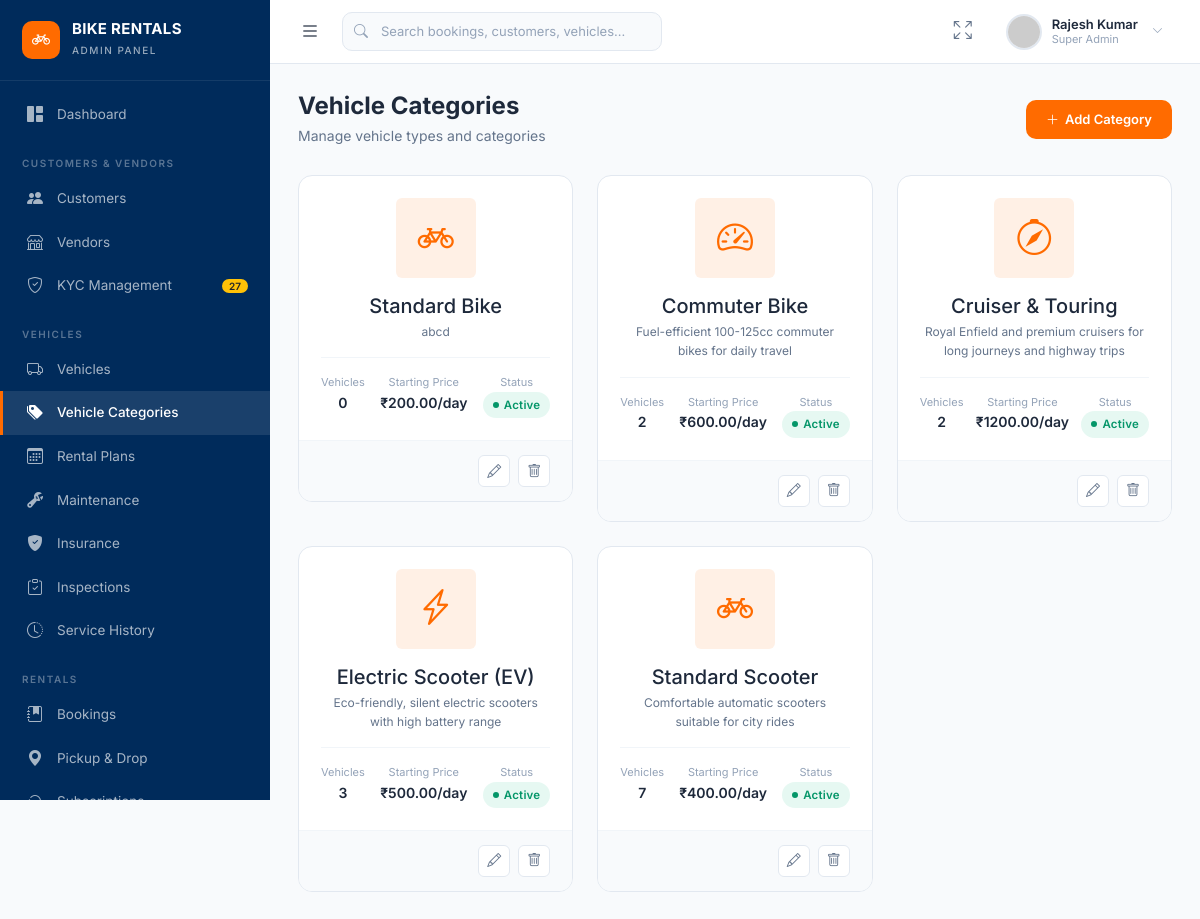
The app's page /vehicles/categories/ with its own data.
### myapp/models.py (models this page shows, shortened)
class VehicleCategory(models.Model):
    name = models.CharField(max_length=100, unique=True)
    slug = models.SlugField(max_length=100, unique=True, blank=True)
    description = models.TextField(blank=True)
    icon = models.CharField(max_length=50, default="bi-bicycle")
    image = models.URLField(blank=True, null=True)
    base_hourly_rate = models.DecimalField(max_digits=8, decimal_places=2, default=50)
    base_daily_rate = models.DecimalField(max_digits=8, decimal_places=2, default=350)
    base_weekly_rate = models.DecimalField(max_digits=8, decimal_places=2, default=2100)
    base_monthly_rate = models.DecimalField(max_digits=8, decimal_places=2, default=6500)
    deposit_amount = models.DecimalField(max_digits=8, decimal_places=2, default=1000)
    is_active = models.BooleanField(default=True)
    class Meta:
        verbose_name_plural = "Vehicle Categories"

### myapp/views.py (the view, shortened to what this page needs)
# urls.py: path('vehicles/categories/', views.vehicle_categories, name='admin_vehicle_categories'),
def vehicle_categories(request):
    categories = VehicleCategory.objects.annotate(vehicle_count=Count("vehicles"))
    return render(request, "admin/vehicles/categories.html", {"categories": categories})

### myapp/templates/admin/vehicles/categories.html (shortened to what this page needs)
{% extends "admin/base.html" %}
{% block content %}
<div class="page-header d-flex align-items-center justify-content-between flex-wrap gap-2">
    <div><h1>Vehicle Categories</h1><p>Manage vehicle types and categories</p></div>
    <div class="page-header-actions"><button class="btn-primary-custom" data-bs-toggle="modal" data-bs-target="#addCategoryModal"><i class="bi bi-plus-lg"></i> Add Category</button></div>
</div>
<div class="row g-4">
    {% for category in categories %}
    <div class="col-lg-4">
        <div class="panel-card">
            <div class="panel-card-body text-center">
                <div class="p-3 rounded mx-auto mb-3" style="width:80px;height:80px;background:var(--accent-light);display:flex;align-items:center;justify-content:center;">
                    <i class="bi {{ category.icon|default:'bi-bicycle' }}" style="font-size:36px;color:var(--accent);"></i>
                </div>
                <h5 class="mb-1">{{ category.name }}</h5>
                <p style="font-size:12px;color:var(--text-secondary);">{{ category.description }}</p>
                <div class="d-flex justify-content-between mt-3 pt-3" style="border-top:1px solid var(--border-light);">
                    <div><div style="font-size:11px;color:var(--text-muted);">Vehicles</div><div class="cell-bold">{{ category.vehicle_count|default:"0" }}</div></div>
                    <div><div style="font-size:11px;color:var(--text-muted);">Starting Price</div><div class="cell-bold">₹{{ category.base_daily_rate }}/day</div></div>
                    <div><div style="font-size:11px;color:var(--text-muted);">Status</div>
                        {% if category.is_active %}
                        <span class="status-badge badge-active">Active</span>
                        {% else %}
                        <span class="status-badge badge-inactive">Inactive</span>
                        {% endif %}
                    </div>
                </div>
            </div>
            <div class="panel-card-footer d-flex justify-content-end gap-2">
                <button class="btn-sm-action" onclick="openEditModal('vehicle-category', '{{ category.id }}', this)"><i class="bi bi-pencil"></i></button>
                <button class="btn-sm-action danger" data-bs-toggle="modal" data-bs-target="#confirmActionModal" data-action="delete" data-url="/api/vehicle-categories/{{ category.id }}/" data-item="{{ category.name }}"><i class="bi bi-trash"></i></button>
            </div>
        </div>
    </div>
    {% empty %}
    <div class="col-12 text-center text-muted py-5">
        <p>No categories found.</p>
    </div>
    {% endfor %}
</div>
{% endblock %}

### myapp/static/css/admin.css (style rules this page uses)
:root { --primary: #002B5B; --primary-light: #003d7a; --primary-dark: #001d3d; --accent: #FF6B00; --accent-hover: #E65C00; --accent-light: rgba(255, 107, 0, 0.1); --bg: #F8FAFC; --bg-card: #FFFFFF; --text: #1E293B; --text-secondary: #64748B; --text-muted: #94A3B8; --white: #FFFFFF; --border: #E2E8F0; --border-light: #F1F5F9; --success: #10B981; --success-bg: rgba(16, 185, 129, 0.1); --warning: #F59E0B; --warning-bg: rgba(245, 158, 11, 0.1); --danger: #EF4444; --danger-bg: rgba(239, 68, 68, 0.1); --info: #3B82F6; --info-bg: rgba(59, 130, 246, 0.1); --purple: #8B5CF6; --purple-bg: rgba(139, 92, 246, 0.1); --sidebar-width: 270px; --sidebar-collapsed: 0px; --navbar-height: 64px; --radius: 10px; --radius-sm: 6px; --radius-lg: 14px; --shadow-sm: 0 1px 3px rgba(0, 0, 0, 0.06), 0 1px 2px rgba(0, 0, 0, 0.04); --shadow: 0 4px 6px -1px rgba(0, 0, 0, 0.07), 0 2px 4px -2px rgba(0, 0, 0, 0.05); --shadow-md: 0 10px 15px -3px rgba(0, 0, 0, 0.08), 0 4px 6px -4px rgba(0, 0, 0, 0.05); --shadow-lg: 0 20px 25px -5px rgba(0, 0, 0, 0.08), 0 8px 10px -6px rgba(0, 0, 0, 0.04); --transition: all 0.25s cubic-bezier(0.4, 0, 0.2, 1); --font: 'Inter', -apple-system, BlinkMacSystemFont, 'Segoe UI', sans-serif; }
*, *::before, *::after { box-sizing: border-box; margin: 0; padding: 0; }
html { scroll-behavior: smooth; }
body { font-family: var(--font); background: var(--bg); color: var(--text); font-size: 14px; line-height: 1.6; overflow-x: hidden; -webkit-font-smoothing: antialiased; -moz-osx-font-smoothing: grayscale; }
.page-header { margin-bottom: 28px; }
.page-header h1 { font-size: 24px; font-weight: 700; color: var(--text); margin: 0; }
.page-header p { color: var(--text-secondary); font-size: 14px; margin: 4px 0 0; }
.page-header-actions { display: flex; gap: 10px; align-items: center; }
.panel-card { background: var(--white); border-radius: var(--radius-lg); border: 1px solid var(--border); overflow: hidden; }
.panel-card-body { padding: 22px; }
.panel-card-footer { padding: 14px 22px; border-top: 1px solid var(--border-light); background: var(--bg); }
.cell-bold { font-weight: 600; color: var(--text); }
.status-badge { display: inline-flex; align-items: center; gap: 5px; padding: 4px 10px; border-radius: 20px; font-size: 11.5px; font-weight: 600; white-space: nowrap; letter-spacing: 0.2px; }
.status-badge::before { content: ''; width: 6px; height: 6px; border-radius: 50%; flex-shrink: 0; }
.badge-available, .badge-active, .badge-completed, .badge-verified, .badge-success, .badge-paid { background: var(--success-bg); color: #059669; }
.badge-available::before, .badge-active::before, .badge-completed::before, .badge-verified::before, .badge-success::before, .badge-paid::before { background: #059669; }
.btn-primary-custom { background: var(--accent); color: var(--white); border: none; padding: 9px 20px; border-radius: var(--radius); font-size: 13px; font-weight: 600; cursor: pointer; transition: var(--transition); font-family: var(--font); display: inline-flex; align-items: center; gap: 6px; }
.btn-sm-action { width: 32px; height: 32px; border: 1px solid var(--border); background: var(--white); border-radius: var(--radius-sm); display: inline-flex; align-items: center; justify-content: center; font-size: 14px; color: var(--text-secondary); cursor: pointer; transition: var(--transition); }

### records on screen
VehicleCategory: name "Standard Bike", description "abcd", vehicle_count "0", base_daily_rate "200.00", is_active "Active"
VehicleCategory: name "Commuter Bike", description "Fuel-efficient 100-125cc commuter bikes for daily travel", vehicle_count "2", base_daily_rate "600.00", is_active "Active"
VehicleCategory: name "Cruiser & Touring", description "Royal Enfield and premium cruisers for long journeys and highway trips", vehicle_count "2", base_daily_rate "1200.00", is_active "Active"
VehicleCategory: name "Electric Scooter (EV)", description "Eco-friendly, silent electric scooters with high battery range", vehicle_count "3", base_daily_rate "500.00", is_active "Active"
VehicleCategory: name "Standard Scooter", description "Comfortable automatic scooters suitable for city rides", vehicle_count "7", base_daily_rate "400.00", is_active "Active"
